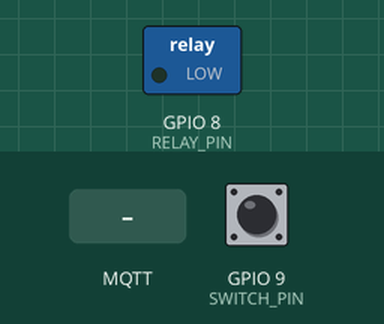
The program below on a simulated ESP32-C3. Shown: switched loads named in the program (green lamp = pin HIGH). Inputs (shaded band) come from the test bench; at power-on: GPIO 9 (SWITCH_PIN) HIGH. WiFi joins after 1.5 s; servers stay silent unless stated; no MQTT or app messages arrive unless stated; what the program prints to the serial monitor is not drawn.

Above: at 2.7 s.
2.8 s: MQTT message "ON" arrives on the first subscribed topic
At 3.6 s:
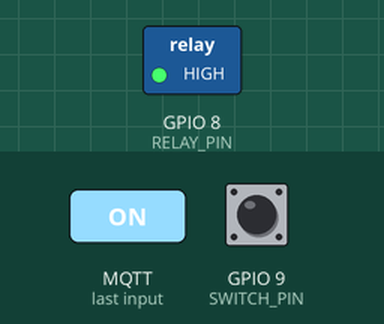
4.3 s: MQTT message "OFF" arrives on the first subscribed topic
At 4.8 s:
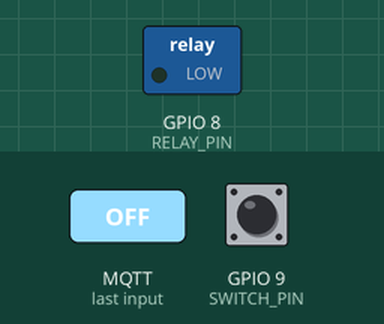
Timing chart, 0 to 7.3 s (numbered marks = the images above; inputs shaded):
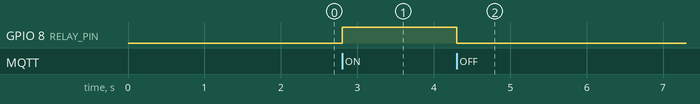

The program:

main.cpp
```cpp
// Para que el dispositivo hable con Home Assistant sin usar ESPHome, el estándar es MQTT.
// Este código detecta los cambios de estado del interruptor físico
// (para que no importe si quedó hacia arriba o hacia abajo)
// y escucha los comandos desde el dashboard.


#include <Arduino.h>
#include <WiFi.h>
#include <PubSubClient.h>

// Credenciales WiFi y MQTT
const char* ssid = "TU_WIFI";
const char* password = "TU_PASSWORD";
const char* mqtt_server = "IP_DE_TU_MINI_PC_BMAX"; // IP del broker MQTT en Home Assistant
const char* mqtt_user = "usuario_mqtt";
const char* mqtt_pass = "clave_mqtt";

// Tópicos MQTT
const char* state_topic = "dormitorio/luz/estado";
const char* command_topic = "dormitorio/luz/comando";

// Configuración de Pines para ESP32-C3 Super Mini
const int RELAY_PIN = 8;  // Pin conectado al control del Relé
const int SWITCH_PIN = 9; // Pin conectado al interruptor de pared (S2)

WiFiClient espClient;
PubSubClient client(espClient);

// Variables de estado
bool lightState = false;
int lastSwitchState;
unsigned long lastDebounceTime = 0;
unsigned long debounceDelay = 50;

void setup_wifi() {
  delay(10);
  Serial.print("Conectando a WiFi");
  WiFi.begin(ssid, password);
  while (WiFi.status() != WL_CONNECTED) {
    delay(500);
    Serial.print(".");
  }
  Serial.println();
  Serial.print("WiFi conectado. IP: ");
  Serial.println(WiFi.localIP());
}

void callback(char* topic, byte* payload, unsigned int length) {
  String message;
  for (unsigned int i = 0; i < length; i++) {
    message += (char)payload[i];
  }

  // Comando recibido desde Home Assistant
  if (String(topic) == command_topic) {
    if (message == "ON") {
      lightState = true;
    } else if (message == "OFF") {
      lightState = false;
    }
    updateRelay();
  }
}

void reconnect() {
  while (!client.connected()) {
    if (client.connect("ESP32C3_Dormitorio", mqtt_user, mqtt_pass)) {
      Serial.println("Conectado al broker MQTT.");
      client.subscribe(command_topic);
      client.publish(state_topic, lightState ? "ON" : "OFF");
    } else {
      Serial.print("Fallo MQTT, estado: ");
      Serial.println(client.state());
      delay(5000);
    }
  }
}

void updateRelay() {
  digitalWrite(RELAY_PIN, lightState ? HIGH : LOW);
  client.publish(state_topic, lightState ? "ON" : "OFF");
}

void setup() {
  Serial.begin(115200);
  pinMode(RELAY_PIN, OUTPUT);
  pinMode(SWITCH_PIN, INPUT_PULLUP); // Resistencia interna activada

  digitalWrite(RELAY_PIN, LOW);
  lastSwitchState = digitalRead(SWITCH_PIN);

  setup_wifi();
  client.setServer(mqtt_server, 1883);
  client.setCallback(callback);
}

void loop() {
  if (!client.connected()) {
    reconnect();
  }
  client.loop();

  // Lectura del interruptor físico con Debounce
  int reading = digitalRead(SWITCH_PIN);
  if (reading != lastSwitchState) {
    lastDebounceTime = millis();
  }

  if ((millis() - lastDebounceTime) > debounceDelay) {
    // Si el estado del interruptor físico cambia, invertimos el estado de la luz
    if (reading != lastSwitchState) {
      lightState = !lightState;
      updateRelay();
      lastSwitchState = reading;
    }
  }
  lastSwitchState = reading;
}
```

Measured:
- after the input at 2.8 s, GPIO 8 (RELAY_PIN): LOW → HIGH at once
- after the input at 4.3 s, GPIO 8 (RELAY_PIN): HIGH → LOW at once
